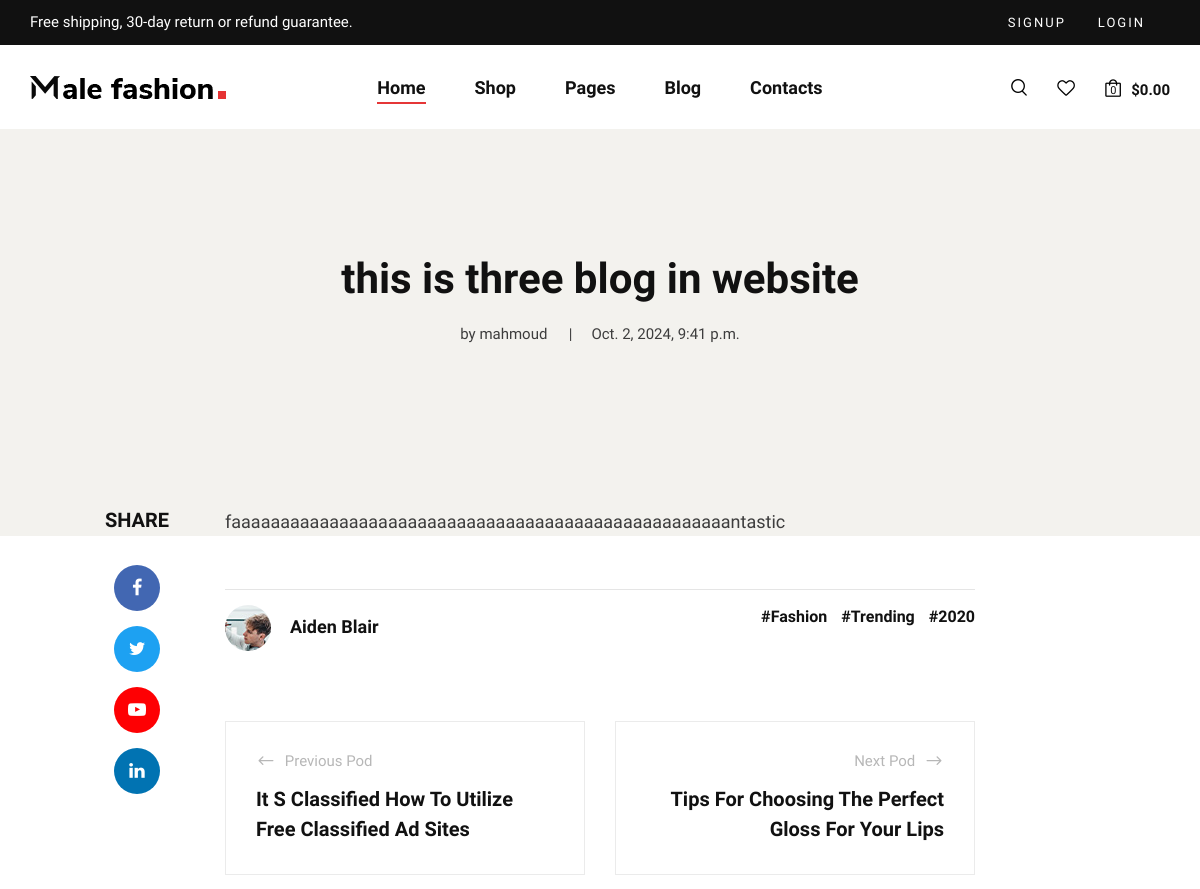
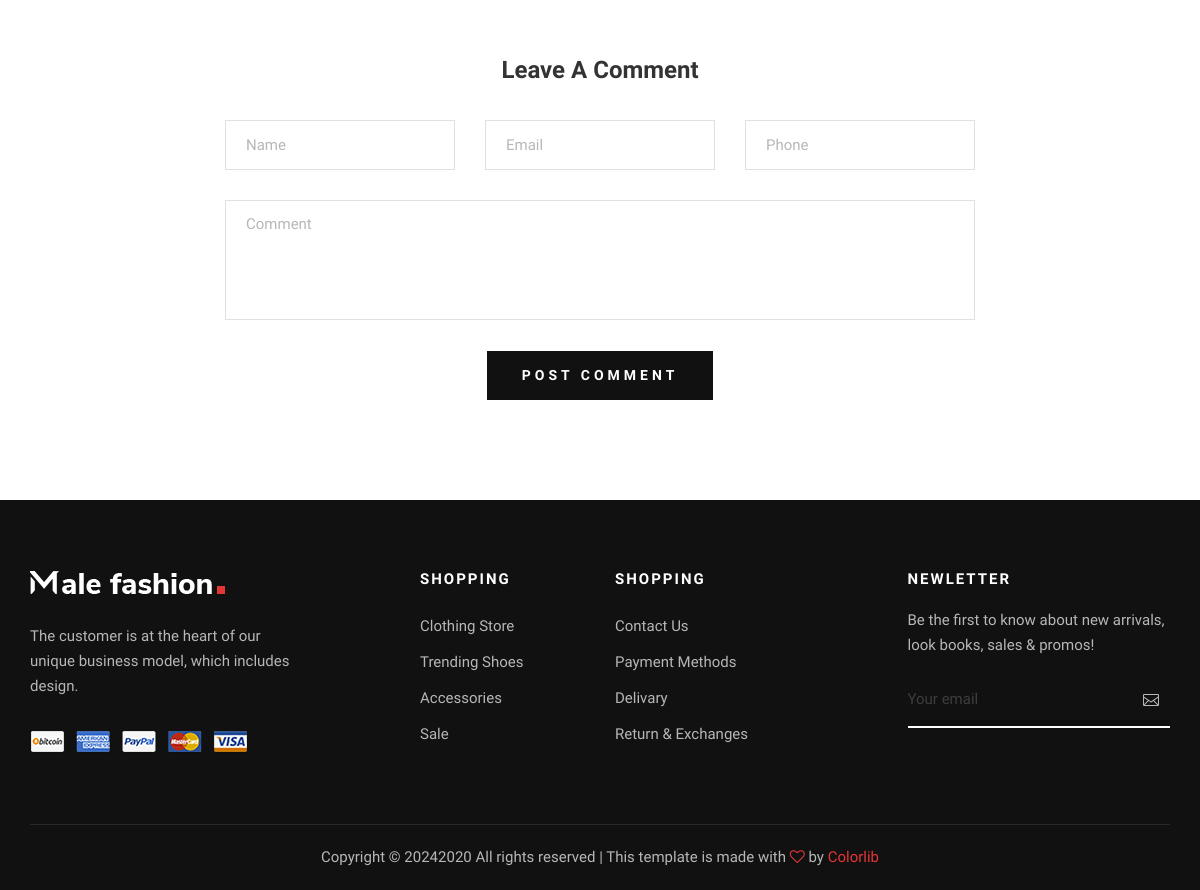
The page /blog_list/this-is-three-blog-in-website on the database its author committed (2 pictures, top to bottom).
### blogs/models.py (models this page shows, shortened)
class Blog(models.Model):
    BLimage=models.ImageField(upload_to='blogs/%y/%m/%d',verbose_name=_('blog image'))
    BLdate=models.DateTimeField(verbose_name=_('date'))
    BLtitle=models.CharField(max_length=400,verbose_name=_('title'))
    BLdescription=models.TextField(max_length=600,verbose_name=_('description'))
    BLauthor=models.CharField(max_length=100,verbose_name=_('author'),blank=True, null=True)
    slug=models.SlugField(blank=True, null=True)
    class Meta:
        verbose_name = 'Blog'
        verbose_name_plural = 'Blogs'

### blogs/views.py (the view)
# urls.py: path('<str:slug>',views.blog_detail,name='blog_detail'),
def blog_detail(request,slug):
    blog=Blog.objects.get(slug=slug)
    context={
        'blog':blog ,
    }
    return render(request,'blogs/blog_detail.html',context)

### templates/blogs/blog_detail.html (shortened to what this page needs)
{% extends 'base.html' %}
{% block content %}
    <section class="blog-hero spad">
        <div class="container">
            <div class="row d-flex justify-content-center">
                <div class="col-lg-9 text-center">
                    <div class="blog__hero__text">
                        <h2>{{blog.BLtitle}}</h2>
                        <ul>
                            <li>{{blog.BLauthor}}</li>
                            <li>{{blog.BLdate}}</li>
                        </ul>
                    </div>
                </div>
            </div>
        </div>
    </section>
    <section class="blog-details spad">
        <div class="container">
            <div class="row d-flex justify-content-center">
                <div class="col-lg-12">
                    <div class="blog__details__pic">
                    </div>
                </div>
                <div class="col-lg-8">
                    <div class="blog__details__content">
                        <div class="blog__details__share">
                            <span>share</span>
                            <ul>
                                <li><a href="#"><i class="fa fa-facebook"></i></a></li>
                                <li><a href="#" class="twitter"><i class="fa fa-twitter"></i></a></li>
                                <li><a href="#" class="youtube"><i class="fa fa-youtube-play"></i></a></li>
                                <li><a href="#" class="linkedin"><i class="fa fa-linkedin"></i></a></li>
                            </ul>
                        </div>
                        <div class="blog__details__text">
                          <p>{{blog.BLdescription}}</p>
                        </div>
                        <div class="blog__details__option">
                            <div class="row">
                                <div class="col-lg-6 col-md-6 col-sm-6">
                                    <div class="blog__details__author">
                                        <div class="blog__details__author__pic">
                                            <img src="img/blog/details/blog-author.jpg" alt="">
                                        </div>
                                        <div class="blog__details__author__text">
                                            <h5>Aiden Blair</h5>
                                        </div>
                                    </div>
                                </div>
                                <div class="col-lg-6 col-md-6 col-sm-6">
                                    <div class="blog__details__tags">
                                        <a href="#">#Fashion</a>
                                        <a href="#">#Trending</a>
                                        <a href="#">#2020</a>
                                    </div>
                                </div>
                            </div>
                        </div>
                        <div class="blog__details__btns">
                            <div class="row">
                                <div class="col-lg-6 col-md-6 col-sm-6">
                                    <a href="" class="blog__details__btns__item">
                                        <p><span class="arrow_left"></span> Previous Pod</p>
                                        <h5>It S Classified How To Utilize Free Classified Ad Sites</h5>
                                    </a>
                                </div>
                                <div class="col-lg-6 col-md-6 col-sm-6">
                                    <a href="" class="blog__details__btns__item blog__details__btns__item--next">
                                        <p>Next Pod <span class="arrow_right"></span></p>
                                        <h5>Tips For Choosing The Perfect Gloss For Your Lips</h5>
                                    </a>
                                </div>
                            </div>
                        </div>
                        <div class="blog__details__comment">
                            <h4>Leave A Comment</h4>
                            <form action="#">
                                <div class="row">
                                    <div class="col-lg-4 col-md-4">
                                        <input type="text" placeholder="Name">
                                    </div>
                                    <div class="col-lg-4 col-md-4">
                                        <input type="text" placeholder="Email">
                                    </div>
                                    <div class="col-lg-4 col-md-4">
                                        <input type="text" placeholder="Phone">
                                    </div>
                                    <div class="col-lg-12 text-center">
                                        <textarea placeholder="Comment"></textarea>
                                        <button type="submit" class="site-btn">Post Comment</button>
                                    </div>
                                </div>
                            </form>
                        </div>
                    </div>
                </div>
            </div>
        </div>
    </section>
{% endblock content %}

### project/static/css/style.css (style rules this page uses)
html, body { height: 100%; font-family: "Nunito Sans", sans-serif; -webkit-font-smoothing: antialiased; }
h1, h2, h3, h4, h5, h6 { margin: 0; color: #111111; font-weight: 400; font-family: "Nunito Sans", sans-serif; }
h2 { font-size: 36px; }
h4 { font-size: 24px; }
h5 { font-size: 18px; }
p { font-size: 15px; font-family: "Nunito Sans", sans-serif; color: #3d3d3d; font-weight: 400; line-height: 25px; margin: 0 0 15px 0; }
img { max-width: 100%; }
ul, ol { padding: 0; margin: 0; }
.spad { padding-top: 100px; padding-bottom: 100px; }
.site-btn { font-size: 14px; color: #ffffff; background: #111111; font-weight: 700; border: none; text-transform: uppercase; display: inline-block; padding: 14px 30px; }
.blog-hero { background: #f3f2ee; padding-top: 125px; padding-bottom: 190px; }
.blog__hero__text h2 { color: #111111; font-size: 42px; font-weight: 700; line-height: 50px; margin-bottom: 18px; }
.blog__hero__text ul li { list-style: none; font-size: 15px; color: #3d3d3d; display: inline-block; margin-right: 40px; position: relative; }
.blog__hero__text ul li:after { position: absolute; right: -25px; top: 0; content: "|"; }
.blog__hero__text ul li:last-child { margin-right: 0; }
.blog__hero__text ul li:last-child:after { display: none; }
.blog-details { margin-top: -115px; padding-top: 0; }
.blog__details__content { position: relative; }
.blog__details__pic { margin-bottom: 60px; }
.blog__details__share { text-align: center; position: absolute; left: -120px; top: 0; }
.blog__details__share span { color: #111111; font-size: 20px; text-transform: uppercase; font-weight: 700; display: block; margin-bottom: 30px; }
.blog__details__share ul li { list-style: none; margin-bottom: 15px; }
.blog__details__share ul li a { color: #ffffff; font-size: 18px; height: 46px; display: inline-block; width: 46px; border-radius: 50%; line-height: 46px; text-align: center; background: #4267b2; }
.blog__details__share ul li a.twitter { background: #1da1f2; }
.blog__details__share ul li a.youtube { background: #fe0003; }
.blog__details__share ul li a.linkedin { background: #0173b2; }
.blog__details__text { margin-bottom: 50px; }
.blog__details__text p { font-size: 18px; line-height: 34px; }
.blog__details__text p:last-child { margin-bottom: 0; }
.blog__details__option { border-top: 1px solid #e5e5e5; padding-top: 15px; margin-bottom: 70px; }
.blog__details__author__pic { display: inline-block; margin-right: 15px; }
.blog__details__author__pic img { height: 46px; width: 46px; border-radius: 50%; }
.blog__details__author__text { display: inline-block; }
.blog__details__author__text h5 { color: #111111; font-weight: 700; }
.blog__details__tags { text-align: right; }
.blog__details__tags a { display: inline-block; color: #111111; font-weight: 700; margin-right: 10px; }
.blog__details__tags a:last-child { margin-right: 0; }
.blog__details__btns { margin-bottom: 40px; }
.blog__details__btns__item { display: block; border: 1px solid #ebebeb; padding: 25px 30px 30px; margin-bottom: 30px; }
.blog__details__btns__item.blog__details__btns__item--next { text-align: right; }
.blog__details__btns__item.blog__details__btns__item--next p span { margin-right: 0; margin-left: 5px; }
.blog__details__btns__item p { color: #b7b7b7; margin-bottom: 10px; }
.blog__details__btns__item p span { font-size: 20px; position: relative; top: 4px; margin-right: 5px; }
.blog__details__btns__item h5 { color: #111111; font-size: 20px; line-height: 30px; font-weight: 700; }
.blog__details__comment h4 { color: #333333; font-weight: 700; margin-bottom: 35px; text-align: center; }
.blog__details__comment form input { height: 50px; width: 100%; border: 1px solid #e1e1e1; padding-left: 20px; font-size: 15px; color: #b7b7b7; margin-bottom: 30px; -webkit-transition: all, 0.3s; -o-transition: all, 0.3s; transition: all, 0.3s; }
.blog__details__comment form input::placeholder { color: #b7b7b7; }
.blog__details__comment form textarea { height: 120px; width: 100%; border: 1px solid #e1e1e1; padding-left: 20px; padding-top: 12px; font-size: 15px; color: #b7b7b7; margin-bottom: 24px; resize: none; -webkit-transition: all, 0.3s; -o-transition: all, 0.3s; transition: all, 0.3s; }
.blog__details__comment form textarea::placeholder { color: #b7b7b7; }
.blog__details__comment form button { letter-spacing: 4px; padding: 14px 35px; }
@media only screen and (min-width: 1200px) { .container { max-width: 1170px; } }

### rows shown on the page
Blog: BLtitle "this is three blog in website", BLauthor "by mahmoud", BLdate "Oct. 2, 2024, 9:41 p.m.", BLdescription "faaaaaaaaaaaaaaaaaaaaaaaaaaaaaaaaaaaaaaaaaaaaaaaaaaantastic"
